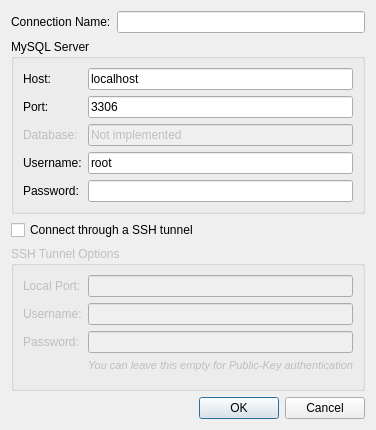
<?xml version="1.0" encoding="UTF-8"?>
<ui version="4.0">
 <class>ConfigureConnectionDialog</class>
 <widget class="QDialog" name="ConfigureConnectionDialog">
  <property name="geometry">
   <rect>
    <x>0</x>
    <y>0</y>
    <width>333</width>
    <height>430</height>
   </rect>
  </property>
  <property name="windowTitle">
   <string>Configure Connection: </string>
  </property>
  <layout class="QGridLayout" name="gridLayout_2">
   <item row="0" column="0">
    <widget class="QLabel" name="lblName">
     <property name="text">
      <string>Connection Name:</string>
     </property>
     <property name="buddy">
      <cstring>txtName</cstring>
     </property>
    </widget>
   </item>
   <item row="0" column="1">
    <widget class="QLineEdit" name="txtName"/>
   </item>
   <item row="1" column="0" colspan="2">
    <widget class="QGroupBox" name="groupSqlServer">
     <property name="title">
      <string>MySQL Server</string>
     </property>
     <layout class="QGridLayout" name="gridLayout">
      <item row="0" column="0">
       <widget class="QLabel" name="lblHost">
        <property name="text">
         <string>Host:</string>
        </property>
        <property name="buddy">
         <cstring>txtHost</cstring>
        </property>
       </widget>
      </item>
      <item row="0" column="1">
       <widget class="QLineEdit" name="txtHost">
        <property name="text">
         <string>localhost</string>
        </property>
       </widget>
      </item>
      <item row="1" column="0">
       <widget class="QLabel" name="lblPort">
        <property name="text">
         <string>Port:</string>
        </property>
        <property name="buddy">
         <cstring>txtPort</cstring>
        </property>
       </widget>
      </item>
      <item row="1" column="1">
       <widget class="QLineEdit" name="txtPort">
        <property name="text">
         <string>3306</string>
        </property>
       </widget>
      </item>
      <item row="2" column="0">
       <widget class="QLabel" name="lblDatabase">
        <property name="enabled">
         <bool>false</bool>
        </property>
        <property name="text">
         <string>Database:</string>
        </property>
        <property name="buddy">
         <cstring>txtDatabase</cstring>
        </property>
       </widget>
      </item>
      <item row="2" column="1">
       <widget class="QLineEdit" name="txtDatabase">
        <property name="enabled">
         <bool>false</bool>
        </property>
        <property name="text">
         <string>Not implemented</string>
        </property>
       </widget>
      </item>
      <item row="3" column="0">
       <widget class="QLabel" name="lblUsername">
        <property name="text">
         <string>Username:</string>
        </property>
        <property name="buddy">
         <cstring>txtUsername</cstring>
        </property>
       </widget>
      </item>
      <item row="3" column="1">
       <widget class="QLineEdit" name="txtUsername">
        <property name="text">
         <string>root</string>
        </property>
       </widget>
      </item>
      <item row="4" column="0">
       <widget class="QLabel" name="lblPassword">
        <property name="text">
         <string>Password:</string>
        </property>
        <property name="buddy">
         <cstring>txtPassword</cstring>
        </property>
       </widget>
      </item>
      <item row="4" column="1">
       <widget class="QLineEdit" name="txtPassword">
        <property name="echoMode">
         <enum>QLineEdit::Password</enum>
        </property>
       </widget>
      </item>
     </layout>
    </widget>
   </item>
   <item row="2" column="0" colspan="2">
    <widget class="QCheckBox" name="checkTunnel">
     <property name="text">
      <string>Connect through a SSH tunnel</string>
     </property>
    </widget>
   </item>
   <item row="3" column="0" colspan="2">
    <widget class="QGroupBox" name="groupTunnel">
     <property name="enabled">
      <bool>false</bool>
     </property>
     <property name="title">
      <string>SSH Tunnel Options</string>
     </property>
     <layout class="QFormLayout" name="formLayout_2">
      <item row="0" column="0">
       <widget class="QLabel" name="lblTunnelPort">
        <property name="text">
         <string>Local Port:</string>
        </property>
        <property name="buddy">
         <cstring>txtTunnelPort</cstring>
        </property>
       </widget>
      </item>
      <item row="0" column="1">
       <widget class="QLineEdit" name="txtTunnelPort"/>
      </item>
      <item row="1" column="0">
       <widget class="QLabel" name="lblTunnelUsername">
        <property name="text">
         <string>Username:</string>
        </property>
        <property name="buddy">
         <cstring>txtTunnelUsername</cstring>
        </property>
       </widget>
      </item>
      <item row="1" column="1">
       <widget class="QLineEdit" name="txtTunnelUsername"/>
      </item>
      <item row="2" column="0">
       <widget class="QLabel" name="lblTunnelPassword">
        <property name="text">
         <string>Password:</string>
        </property>
        <property name="buddy">
         <cstring>txtTunnelPassword</cstring>
        </property>
       </widget>
      </item>
      <item row="2" column="1">
       <widget class="QLineEdit" name="txtTunnelPassword">
        <property name="echoMode">
         <enum>QLineEdit::Password</enum>
        </property>
       </widget>
      </item>
      <item row="3" column="1">
       <widget class="QLabel" name="label_2">
        <property name="font">
         <font>
          <pointsize>8</pointsize>
          <italic>true</italic>
         </font>
        </property>
        <property name="text">
         <string>You can leave this empty for Public-Key authentication</string>
        </property>
       </widget>
      </item>
     </layout>
    </widget>
   </item>
   <item row="4" column="0" colspan="2">
    <widget class="QDialogButtonBox" name="buttonBox">
     <property name="orientation">
      <enum>Qt::Horizontal</enum>
     </property>
     <property name="standardButtons">
      <set>QDialogButtonBox::Cancel|QDialogButtonBox::Ok</set>
     </property>
    </widget>
   </item>
  </layout>
 </widget>
 <tabstops>
  <tabstop>txtName</tabstop>
  <tabstop>txtHost</tabstop>
  <tabstop>txtPort</tabstop>
  <tabstop>txtDatabase</tabstop>
  <tabstop>txtUsername</tabstop>
  <tabstop>txtPassword</tabstop>
  <tabstop>checkTunnel</tabstop>
  <tabstop>txtTunnelPort</tabstop>
  <tabstop>txtTunnelUsername</tabstop>
  <tabstop>txtTunnelPassword</tabstop>
  <tabstop>buttonBox</tabstop>
 </tabstops>
 <resources/>
 <connections>
  <connection>
   <sender>buttonBox</sender>
   <signal>rejected()</signal>
   <receiver>ConfigureConnectionDialog</receiver>
   <slot>reject()</slot>
   <hints>
    <hint type="sourcelabel">
     <x>290</x>
     <y>327</y>
    </hint>
    <hint type="destinationlabel">
     <x>286</x>
     <y>274</y>
    </hint>
   </hints>
  </connection>
 </connections>
</ui>
